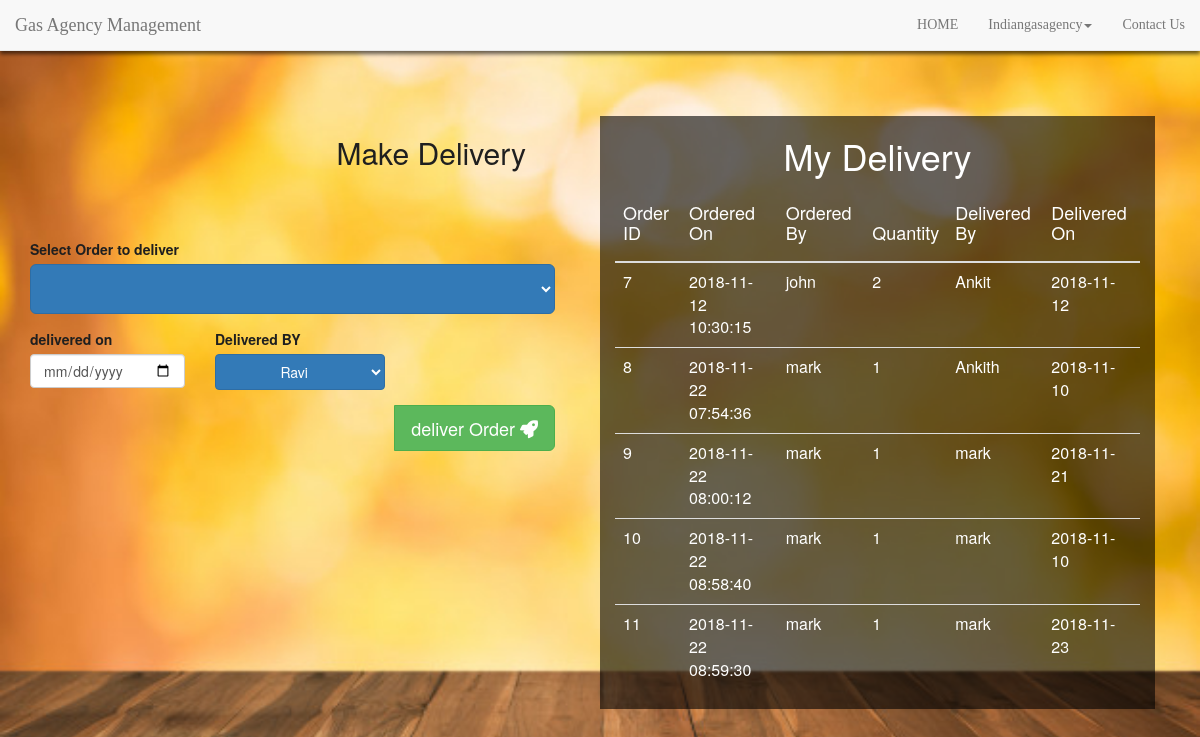
Screenshot of /makeDelivery.php (signed in) with the database file from the repository.
### tables this page shows
CREATE TABLE `orders` (
  `id` int(11) NOT NULL,
  `orderedBy` varchar(10) NOT NULL,
  `quantity` int(11) NOT NULL,
  `addressToD` varchar(250) NOT NULL,
  `status` tinyint(4) NOT NULL,
  `deliveredBy` varchar(20) NOT NULL,
  `agencyId` int(11) NOT NULL,
  `orderedOn` timestamp NOT NULL DEFAULT CURRENT_TIMESTAMP,
  `deliveredOn` varchar(20) NOT NULL
);

CREATE TABLE `user` (
  `id` int(11) NOT NULL,
  `name` varchar(15) NOT NULL,
  `email` varchar(25) NOT NULL,
  `password` varchar(15) NOT NULL,
  `address` varchar(100) NOT NULL
);

### makeDelivery.php (the view, shortened to what this page needs)
<?php
include 'connect.php';
                            ?>
<html>
    <head>
<link href="css/simpleGridTemplate.css" rel="stylesheet" type="text/css">
<link href="css/bootstrap.css" rel="stylesheet" type="text/css">
<link href="css/Animate.css" rel="stylesheet" type="text/css">
<link rel="stylesheet" href="https://use.fontawesome.com/releases/v5.3.1/css/all.css">
<link rel="stylesheet" href="css/bootstrap.min.css">
<link href="css/Animate.css" rel="stylesheet" type="text/css">
<link href="css/animate.min.css" rel="stylesheet" type="text/css">
    </head>
    <body style="background-image: url(images/bg9.jpg); background-size: cover; color: #1f1f1f;">
        <?php
        include 'navBar.php';
        ?>
       <div class="container-fluid" style="margin-top:5%;" >
            <div class="row" style="width:100%;">
                <div class="col-md-6" style="color:#1f1f1f">
                    <div class="container-fluid" style="margin-top: 10%; width: 150%;">
        <div class="row justify-content-center">
            <h2>Make Delivery</h2>
            <div class="media-container-column col-lg-8" data-form-type="formoid">
                <form class="mbr-form" action="makeDelivery.php" method="post" data-form-title="Mobirise Form">
                      <div class="form-group" data-for="address">
                            <label class="form-control-label mbr-fonts-style display-7" for="message-form1-4t">Select Order to deliver</label>
                            <select class="btn btn-primary btn-lg" style="width: 100%;" name="oId" id="oId">
                                <?php
               $agencyId = $_SESSION["aid"];
                                 ?>
</select>
                        </div>
                    <div class="row row-sm-offset">
                        <div class="col-md-4 multi-horizontal"  >
                                <div class="form-group">
                                    <label class="form-control-label mbr-fonts-style display-7" >delivered on</label>
                                    <input type="date" class="form-control" name="dOn"  required="" id="name-form1-4t">
                                </div>
                            </div>
                            <div class="col-md-4 multi-horizontal" data-for="amount">
                                <div class="form-group">
                                    <label class="form-control-label mbr-fonts-style display-7" for="phone-form1-4t">Delivered BY</label>
                                   <select  id="dBy" class="btn btn-primary " style="width: 110%;" name="dBy" >
                                <?php
                             $sql="select * from staff where agency ='$agencyId'";
                                 $appresult = $conn->query($sql);
                        if ($appresult->num_rows > 0) {
                             while($row = $appresult->fetch_assoc())
                        {
                                 ?>
                                <option value="<?php echo $row['name'];?>"><?php echo $row['name'];?> </option>
                                  <?php
                        }}
                                ?>
</select>
                                </div>
                            </div>
                        </div>
                        <span class="input-group-btn">
                            <button href="" type="submit" class=" pull-right btn btn-success btn-form display-4 btn-lg">deliver Order  <span class="fa fa-rocket"></span></button>
                        </span>
                    </form>
            </div>
        </div>
    </div>
                </div>
                    <div class="col-md-6">
     <div class="container-fluid" style="background-color: rgba(0,0,0,0.6); margin-top: 10%; ">
                <h1 style="color: #fff;">My Delivery</h1>
                <table class="table " style="color: #fff;">
	<thead>
		<tr>
			<th><h4>Order ID</h4></th>
                        <th><h4>Ordered On</h4></th>
                         <th><h4>Ordered By</h4></th>
			<th><h4>Quantity</h4></th>
                        <th><h4>Delivered By</h4></th>
			<th><h4>Delivered On</h4></th>
		</tr>
	</thead>
	<tbody>
               <?php
                        include 'connect.php';
               $uid = $_SESSION["aid"];
                             $sql="select * from orders where agencyId = '$uid' and status = 1";
                                 $appresult = $conn->query($sql);
                        if ($appresult->num_rows > 0) {
                             while($row = $appresult->fetch_assoc())
                                 {
                                 $id = $row['id'];
                                $oOn=$row['orderedOn'];
                                $quant=$row['quantity'];
                               $uid = $row['orderedBy'];
                                  $dOn= $row['deliveredOn'];
                                  $dBy = $row['deliveredBy'];
                             $sql="select name from user where id = '$uid'";
                                 $appresult1 = $conn->query($sql);
                        if ($appresult1->num_rows > 0) {
                             while($row1 = $appresult1->fetch_assoc())
                                 {
                                $username=$row1['name'];
                        }}
                                ?>
                                <tr>
                                    <td><?php echo $id;?></td>
                                    <td><?php echo $oOn;?></td>
                                    <td><?php echo $username;?></td>
                                    <td><?php echo $quant;?></td>
                                    <td><?php echo $dBy;?></td>
                                    <td><?php echo $dOn;?></td>
                                </tr>
                                <?php
                                 }}
                              ?>
	</tbody>
</table>
      </div>
                </div>
            </div></div>
    </body>
</html>

### simpleGridTemplate.css (style rules this page uses)
* { margin: 0px; padding: 0px; box-sizing: border-box; }
body, html { height: 100%; font-family: Oswald-Regular, sans-serif; }
h1,h2,h3,h4,h5,h6 { margin: 0px; }
input { outline: none; border: none; }
button { outline: none !important; border: none; background: transparent; }
h1 { font-size:3em; font-weight: 300; line-height:1em; text-align: center; color: #4DC3FA; }
h2 { font-size:1em; font-weight: 300; text-align: center; display: block; line-height:1em; padding-bottom: 2em; color: #FB667A; }

### rows the page displays
orders: id "7", orderedOn "2018-11-12 10:30:15", user.name "john", quantity "2", deliveredBy "Ankit", deliveredOn "2018-11-12"
orders: id "8", orderedOn "2018-11-22 07:54:36", user.name "mark", quantity "1", deliveredBy "Ankith", deliveredOn "2018-11-10"
orders: id "9", orderedOn "2018-11-22 08:00:12", user.name "mark", quantity "1", deliveredBy "mark", deliveredOn "2018-11-21"
orders: id "10", orderedOn "2018-11-22 08:58:40", user.name "mark", quantity "1", deliveredBy "mark", deliveredOn "2018-11-10"
orders: id "11", orderedOn "2018-11-22 08:59:30", user.name "mark", quantity "1", deliveredBy "mark", deliveredOn "2018-11-23"

### other values shown
$myusername "Indiangasagency"
form field dBy "Ravi"
